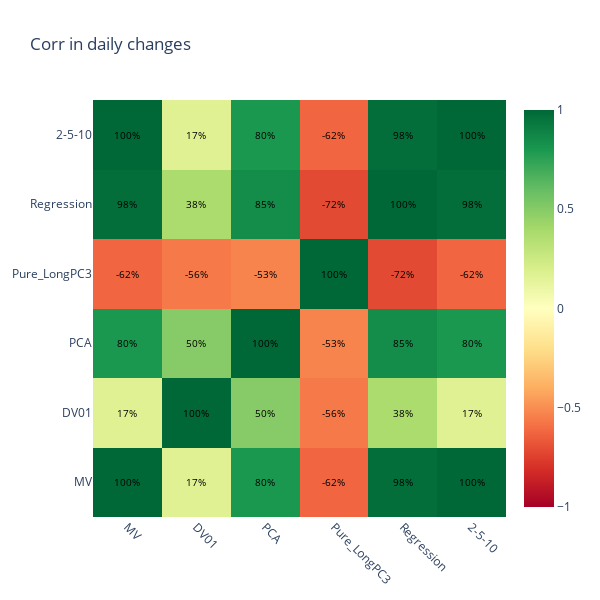

Notebook source saved alongside this figure:
### Code cell
corr_matrix= derived_rates.diff().corr()
plot_heat_map(corr_matrix,'Corr in daily changes')

### Figure 1 — Plotly figure (JSON) as saved in the notebook; plotly's stock layout.template omitted (floating-point values rounded to 4 significant figures)
{"data": [{"colorscale": [[0, "rgb(165,0,38)"], [0.1, "rgb(215,48,39)"], [0.2, "rgb(244,109,67)"], [0.3, "rgb(253,174,97)"], [0.4, "rgb(254,224,139)"], [0.5, "rgb(255,255,191)"], [0.6, "rgb(217,239,139)"], [0.7, "rgb(166,217,106)"], [0.8, "rgb(102,189,99)"], [0.9, "rgb(26,152,80)"], [1, "rgb(0,104,55)"]], "hoverinfo": "text", "showscale": true, "text": [["100%", "17%", "80%", "-62%", "98%", "100%"], ["17%", "100%", "50%", "-56%", "38%", "17%"], ["80%", "50%", "100%", "-53%", "85%", "80%"], ["-62%", "-56%", "-53%", "100%", "-72%", "-62%"], ["98%", "38%", "85%", "-72%", "100%", "98%"], ["100%", "17%", "80%", "-62%", "98%", "100%"]], "type": "heatmap", "x": ["MV", "DV01", "PCA", "Pure_LongPC3", "Regression", "2-5-10"], "y": ["MV", "DV01", "PCA", "Pure_LongPC3", "Regression", "2-5-10"], "z": [[1, 0.1706, 0.8019, -0.6235, 0.9767, 1.0], [0.1706, 1, 0.4994, -0.5633, 0.3764, 0.1706], [0.8019, 0.4994, 1, -0.5324, 0.8485, 0.8019], [-0.6235, -0.5633, -0.5324, 1, -0.7158, -0.6235], [0.9767, 0.3764, 0.8485, -0.7158, 1, 0.9767], [1.0, 0.1706, 0.8019, -0.6235, 0.9767, 1]], "zmax": 1, "zmin": -1}], "layout": {"annotations": [{"font": {"color": "black", "size": 10}, "showarrow": false, "text": "100%", "x": "MV", "y": "MV"}, {"font": {"color": "black", "size": 10}, "showarrow": false, "text": "17%", "x": "DV01", "y": "MV"}, {"font": {"color": "black", "size": 10}, "showarrow": false, "text": "80%", "x": "PCA", "y": "MV"}, {"font": {"color": "black", "size": 10}, "showarrow": false, "text": "-62%", "x": "Pure_LongPC3", "y": "MV"}, {"font": {"color": "black", "size": 10}, "showarrow": false, "text": "98%", "x": "Regression", "y": "MV"}, {"font": {"color": "black", "size": 10}, "showarrow": false, "text": "100%", "x": "2-5-10", "y": "MV"}, {"font": {"color": "black", "size": 10}, "showarrow": false, "text": "17%", "x": "MV", "y": "DV01"}, {"font": {"color": "black", "size": 10}, "showarrow": false, "text": "100%", "x": "DV01", "y": "DV01"}, {"font": {"color": "black", "size": 10}, "showarrow": false, "text": "50%", "x": "PCA", "y": "DV01"}, {"font": {"color": "black", "size": 10}, "showarrow": false, "text": "-56%", "x": "Pure_LongPC3", "y": "DV01"}, {"font": {"color": "black", "size": 10}, "showarrow": false, "text": "38%", "x": "Regression", "y": "DV01"}, {"font": {"color": "black", "size": 10}, "showarrow": false, "text": "17%", "x": "2-5-10", "y": "DV01"}, {"font": {"color": "black", "size": 10}, "showarrow": false, "text": "80%", "x": "MV", "y": "PCA"}, {"font": {"color": "black", "size": 10}, "showarrow": false, "text": "50%", "x": "DV01", "y": "PCA"}, {"font": {"color": "black", "size": 10}, "showarrow": false, "text": "100%", "x": "PCA", "y": "PCA"}, {"font": {"color": "black", "size": 10}, "showarrow": false, "text": "-53%", "x": "Pure_LongPC3", "y": "PCA"}, {"font": {"color": "black", "size": 10}, "showarrow": false, "text": "85%", "x": "Regression", "y": "PCA"}, {"font": {"color": "black", "size": 10}, "showarrow": false, "text": "80%", "x": "2-5-10", "y": "PCA"}, {"font": {"color": "black", "size": 10}, "showarrow": false, "text": "-62%", "x": "MV", "y": "Pure_LongPC3"}, {"font": {"color": "black", "size": 10}, "showarrow": false, "text": "-56%", "x": "DV01", "y": "Pure_LongPC3"}, {"font": {"color": "black", "size": 10}, "showarrow": false, "text": "-53%", "x": "PCA", "y": "Pure_LongPC3"}, {"font": {"color": "black", "size": 10}, "showarrow": false, "text": "100%", "x": "Pure_LongPC3", "y": "Pure_LongPC3"}, {"font": {"color": "black", "size": 10}, "showarrow": false, "text": "-72%", "x": "Regression", "y": "Pure_LongPC3"}, {"font": {"color": "black", "size": 10}, "showarrow": false, "text": "-62%", "x": "2-5-10", "y": "Pure_LongPC3"}, {"font": {"color": "black", "size": 10}, "showarrow": false, "text": "98%", "x": "MV", "y": "Regression"}, {"font": {"color": "black", "size": 10}, "showarrow": false, "text": "38%", "x": "DV01", "y": "Regression"}, {"font": {"color": "black", "size": 10}, "showarrow": false, "text": "85%", "x": "PCA", "y": "Regression"}, {"font": {"color": "black", "size": 10}, "showarrow": false, "text": "-72%", "x": "Pure_LongPC3", "y": "Regression"}, {"font": {"color": "black", "size": 10}, "showarrow": false, "text": "100%", "x": "Regression", "y": "Regression"}, {"font": {"color": "black", "size": 10}, "showarrow": false, "text": "98%", "x": "2-5-10", "y": "Regression"}, {"font": {"color": "black", "size": 10}, "showarrow": false, "text": "100%", "x": "MV", "y": "2-5-10"}, {"font": {"color": "black", "size": 10}, "showarrow": false, "text": "17%", "x": "DV01", "y": "2-5-10"}, {"font": {"color": "black", "size": 10}, "showarrow": false, "text": "80%", "x": "PCA", "y": "2-5-10"}, {"font": {"color": "black", "size": 10}, "showarrow": false, "text": "-62%", "x": "Pure_LongPC3", "y": "2-5-10"}, {"font": {"color": "black", "size": 10}, "showarrow": false, "text": "98%", "x": "Regression", "y": "2-5-10"}, {"font": {"color": "black", "size": 10}, "showarrow": false, "text": "100%", "x": "2-5-10", "y": "2-5-10"}], "height": 600, "title": {"text": "Corr in daily changes"}, "width": 600, "xaxis": {"tickangle": 45}}}
